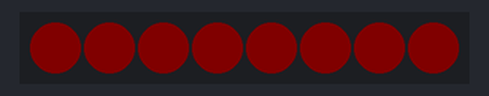
The program below on a simulated BBC micro:bit (MakeCode). Shown: 8 RGB LEDs in strip order, left to right. Dim RGB values are drawn brighter than linear.

Above: at 0.1 s.
At 0.6 s:
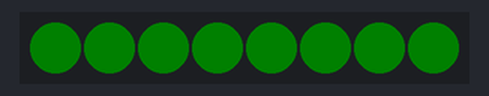
At 1.1 s:
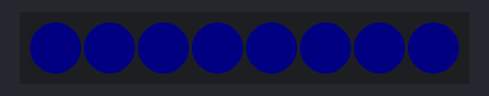
Timing chart, 0 to 130.0 s (numbered marks = the images above):
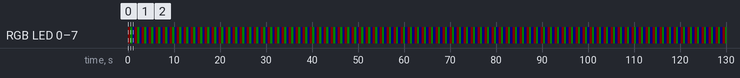

Measured:
- by itself, RGB LED 0–7: repeats every 1.5 s: RGB(0, 5, 0) 0.50 s, RGB(0, 0, 5) 0.52 s, RGB(5, 0, 0) 0.50 s
- by itself, everything shown: repeats every 1.5 s, in 3 steps
- what the display in image 1 shows lasts 0.5 s, from 0.5 s to 1.0 s

The program:

main.ts
```typescript
let led_pasik = neopixel.create(DigitalPin.P1, 8, NeoPixelMode.RGB)
basic.forever(function () {
    led_pasik.showColor(neopixel.rgb(10, 0, 0))
    basic.pause(500)
    led_pasik.showColor(neopixel.rgb(0, 10, 0))
    basic.pause(500)
    led_pasik.showColor(neopixel.rgb(0, 0, 10))
    basic.pause(500)
})
```

test.ts
```typescript
// sem patria testy; keď sa tento balík použije ako rozšírenie, nebudú sa kompilovať.
```
